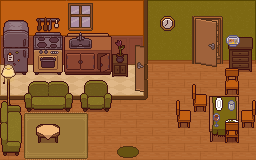

A 2D game scene composited from a Tiled map and its tileset images. What follows is a short description and the map's XML, with every tile layer's data as written:
An orthogonal 16x10 tile map with 16x16 px tiles, 10 tile layers (lowerbase1, lower base, base, upper base, ...), 5 tilesets.

<map version="1.10" tiledversion="1.11.2" orientation="orthogonal" renderorder="right-down" width="16" height="10" tilewidth="16" tileheight="16" infinite="0" nextlayerid="11" nextobjectid="1">
 <tileset firstgid="1" source="house tileset1.tsx" />
 <tileset firstgid="163" source="house tileset 4.tsx" />
 <tileset firstgid="343" source="house tileset 3.tsx" />
 <tileset firstgid="577" source="house tileset 2.tsx" />
 <tileset firstgid="811" source="house tileset 5.tsx" />
 <layer id="9" name="lowerbase1" width="16" height="10">
  <data encoding="csv">
24,25,26,25,26,25,25,26,27,0,0,0,0,0,0,0,
42,43,44,43,44,43,43,44,45,0,0,0,0,0,0,0,
60,61,62,61,62,61,61,62,63,0,0,0,0,0,0,0,
78,79,80,79,80,79,79,80,81,0,0,0,0,0,0,0,
96,97,98,98,98,98,98,98,99,0,0,0,0,0,0,0,
132,133,134,133,134,133,133,134,135,0,0,0,0,0,0,0,
0,0,0,0,0,0,0,0,0,0,0,0,0,0,0,0,
0,0,0,0,0,0,0,0,0,0,0,0,0,0,0,0,
0,0,0,0,0,0,0,0,0,0,0,0,0,0,0,0,
0,0,0,0,0,0,0,0,0,0,0,0,0,0,0,0
</data>
 </layer>
 <layer id="8" name="lower base" width="16" height="10">
  <data encoding="csv">
0,0,0,0,0,0,0,0,0,0,0,0,0,0,0,0,
0,0,0,0,0,0,0,0,0,0,0,0,0,0,0,0,
0,0,0,0,0,0,0,0,3221225790,3221225789,0,0,0,0,0,0,
0,0,0,0,0,0,0,0,3221225772,3221225771,0,0,0,0,0,0,
0,0,0,0,0,0,0,0,3221225754,3221225753,0,0,0,0,0,0,
0,0,0,0,0,0,0,0,3221225736,3221225735,0,0,0,0,0,0,
0,0,0,0,0,0,0,0,0,0,0,0,0,0,0,0,
0,0,0,0,0,0,0,0,0,0,0,0,0,0,0,0,
0,0,0,0,0,0,0,0,0,0,0,0,0,0,0,0,
0,0,0,0,0,0,0,0,0,0,0,0,0,0,0,0
</data>
 </layer>
 <layer id="1" name="base" width="16" height="10">
  <data encoding="csv">
0,0,0,0,0,0,0,0,0,21,21,21,21,22,22,23,
0,0,0,0,0,0,0,0,0,57,57,57,57,57,58,59,
0,0,0,0,0,0,0,0,0,57,57,57,57,57,58,59,
0,0,0,0,0,0,0,0,0,75,75,75,75,75,76,77,
0,0,0,0,0,0,0,0,0,112,111,112,111,112,111,112,
0,0,0,0,0,0,0,0,0,112,111,112,111,112,111,112,
111,112,111,112,111,112,111,112,111,112,111,112,111,112,111,112,
111,112,111,112,111,112,111,112,111,112,111,112,111,112,111,112,
111,112,111,112,111,112,111,112,111,112,111,112,111,112,111,112,
111,112,111,112,111,112,111,112,111,112,111,112,111,112,111,112
</data>
 </layer>
 <layer id="2" name="upper base" width="16" height="10">
  <data encoding="csv">
0,0,0,0,0,0,0,0,0,54,0,0,0,0,0,0,
0,0,0,0,0,0,0,0,0,72,0,0,289,290,0,0,
0,0,0,0,0,0,0,0,0,90,0,0,307,308,0,0,
0,0,0,0,0,0,0,0,0,108,0,0,325,326,0,0,
0,0,0,0,0,0,0,0,0,126,0,0,0,0,0,0,
0,0,0,0,0,0,0,0,0,144,0,0,0,0,0,0,
154,154,155,156,157,158,159,160,161,162,0,0,0,0,0,0,
0,0,0,0,0,0,0,0,0,0,0,0,0,0,0,0,
0,0,0,0,0,0,0,0,0,0,0,0,0,0,0,0,
0,0,0,0,0,0,0,0,0,0,0,0,0,0,0,0
</data>
 </layer>
 <layer id="3" name="upper base 2" width="16" height="10">
  <data encoding="csv">
0,0,0,0,0,0,0,0,0,0,0,0,0,0,0,0,
0,0,0,0,0,0,0,0,0,0,0,0,263,264,0,0,
0,0,0,0,0,0,0,0,0,0,0,0,281,282,0,0,
0,0,0,0,0,0,0,0,0,0,0,0,299,300,0,0,
0,0,0,0,0,0,0,0,0,0,0,0,317,318,0,0,
0,0,0,0,0,0,0,0,0,0,0,0,0,0,0,0,
0,0,0,0,0,0,0,0,0,0,0,0,0,0,0,0,
0,0,0,0,0,0,0,0,0,0,0,0,0,0,0,0,
0,0,0,0,0,0,0,0,0,0,0,0,0,0,0,0,
0,0,0,0,0,0,0,0,0,0,0,0,0,0,0,0
</data>
 </layer>
 <layer id="4" name="upper base 3" width="16" height="10">
  <data encoding="csv">
0,0,0,0,0,0,0,0,0,0,0,0,0,0,0,0,
0,0,0,0,0,0,0,0,0,0,0,0,169,170,0,0,
0,0,0,0,0,0,0,0,0,0,0,0,187,188,0,0,
0,0,0,0,0,0,0,0,0,0,0,0,205,206,0,0,
0,0,0,0,0,0,0,0,0,0,0,0,0,0,0,0,
0,0,0,0,0,0,0,0,0,0,0,0,0,0,0,0,
0,0,0,0,0,0,0,0,0,0,0,0,0,0,0,0,
0,0,0,0,0,0,0,0,0,0,0,0,0,0,0,0,
0,0,0,0,0,0,0,0,0,0,0,0,0,0,0,0,
0,0,0,0,0,0,0,0,0,0,0,0,0,0,0,0
</data>
 </layer>
 <layer id="5" name="furniture1" width="16" height="10">
  <data encoding="csv">
0,0,0,0,223,224,0,0,0,0,0,0,0,0,0,0,
735,736,776,777,241,242,0,0,0,0,0,0,0,0,0,0,
748,749,737,738,739,740,509,0,0,0,0,0,0,0,668,669,
761,762,750,751,752,753,522,580,0,0,0,0,0,0,681,682,
774,775,763,764,765,766,535,593,0,0,0,0,0,0,694,695,
0,0,0,0,0,0,0,0,0,0,0,0,349,0,0,0,
0,0,0,0,0,0,0,0,0,0,0,349,362,395,396,0,
0,0,0,0,0,0,0,0,0,0,0,362,0,408,409,0,
0,0,0,0,0,0,0,0,0,0,0,0,0,421,422,0,
0,0,0,0,0,0,0,0,0,0,0,0,0,0,0,0
</data>
 </layer>
 <layer id="10" name="furniture01" width="16" height="10">
  <data encoding="csv">
0,0,0,0,0,0,0,0,0,0,0,0,0,0,0,0,
0,0,0,0,0,0,0,0,0,0,824,0,0,0,0,0,
0,0,0,0,0,0,0,0,0,0,0,0,0,0,838,0,
0,0,0,0,0,0,0,0,0,0,0,0,0,0,0,0,
440,0,0,0,0,0,0,0,0,0,0,0,0,0,348,0,
453,0,0,0,0,0,0,0,0,0,0,0,0,0,361,0,
466,0,0,0,0,0,0,0,0,0,0,0,0,0,0,0,
0,0,0,0,0,0,0,0,0,0,0,0,0,0,844,0,
0,0,0,0,0,0,0,0,0,0,0,0,0,0,0,0,
0,0,0,0,0,0,0,390,391,0,0,0,0,0,0,0
</data>
 </layer>
 <layer id="6" name="furniture 2" width="16" height="10">
  <data encoding="csv">
0,0,0,0,0,0,0,0,0,0,0,0,0,0,0,0,
0,0,0,0,0,0,0,0,0,0,0,0,0,0,0,0,
0,0,0,0,0,0,0,473,0,0,0,0,0,0,0,0,
0,0,0,0,0,0,0,486,0,0,0,0,0,0,0,0,
0,0,0,0,0,0,0,0,0,0,0,0,0,0,0,0,
0,478,479,480,481,0,0,0,0,0,0,0,0,0,0,0,
0,491,492,493,494,0,0,0,0,0,0,0,0,536871755,2147484499,2147483997,
0,405,406,406,406,407,0,0,0,0,0,0,0,862,350,2147484010,
0,418,419,419,419,420,0,0,0,0,0,0,0,0,363,0,
0,431,432,432,432,433,0,0,0,0,0,0,0,0,0,0
</data>
 </layer>
 <layer id="7" name="furniture3" width="16" height="10">
  <data encoding="csv">
0,0,0,0,0,0,0,0,0,0,0,0,0,0,0,0,
0,0,0,0,0,0,0,0,0,0,0,0,0,0,0,0,
0,0,0,0,0,0,0,0,0,0,0,0,0,0,0,0,
0,0,0,0,0,0,0,0,0,0,0,0,0,0,0,0,
0,0,0,0,0,0,0,0,0,0,0,0,0,0,0,0,
0,0,0,0,0,482,483,0,0,0,0,0,0,0,0,0,
499,500,0,0,0,495,496,0,0,0,0,0,0,0,0,0,
512,513,374,375,0,0,0,0,0,0,0,0,0,0,0,0,
525,526,387,388,0,0,0,0,0,0,0,0,0,0,0,0,
538,539,0,0,0,0,0,0,0,0,0,0,0,0,0,0
</data>
 </layer>
</map>
